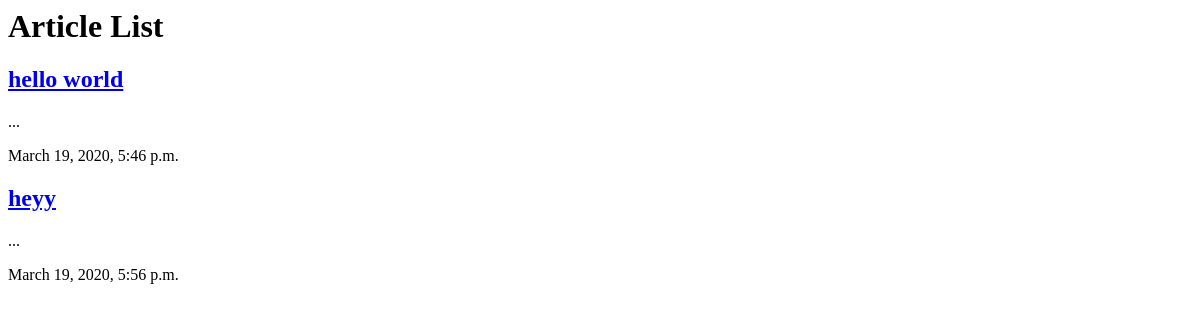
The page /articles/ on the database as committed earlier.
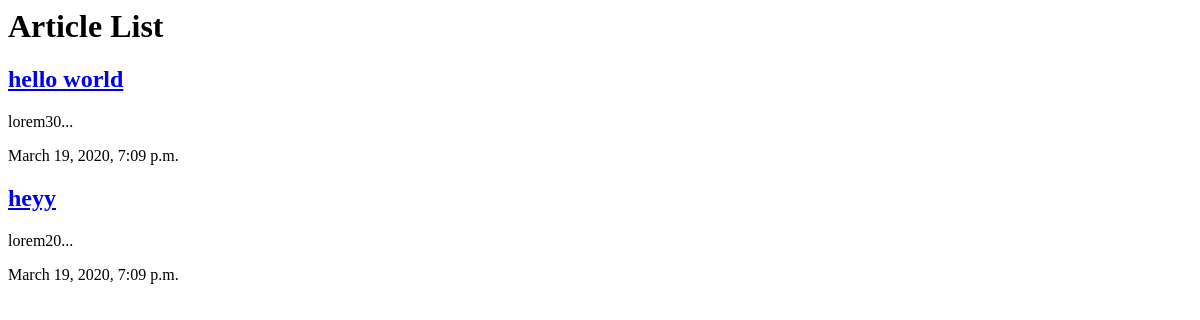
The same page on the database as committed later.
### articles/models.py (models this page shows, shortened)
class Article(models.Model):
    title = models.CharField(max_length=100)
    slug = models.SlugField()
    body = models.TextField()
    date = models.DateTimeField(auto_now=True)
    def snippet(self):
        return self.body[:50] + '...'

### articles/views.py (the view)
def article_list(request):
    articles = Article.objects.all().order_by('date')
    return render(request, 'articles/article_list.html', {'articles': articles})

### articles/templates/articles/article_list.html (shortened to what this page needs)
<html lang="en">
<head>
</head>
<body>
    <h1>Article List</h1>
    <div class="articles">
        {% for article in articles  %}
        <div class="article">
            <h2> <a href="#"> {{ article.title}} </a></h2>
            <p> {{article.snippet}} </p>
            <p> {{article.date}} </p>
        </div>
        {% endfor  %}
    </div>
</body>
</html>

Rows that differ between the two databases and show on the page:
changed Article "hello world": snippet "..." → "lorem30..."; date "March 19, 2020, 5:46 p.m." → "March 19, 2020, 7:09 p.m."
changed Article "heyy": snippet "..." → "lorem20..."; date "March 19, 2020, 5:56 p.m." → "March 19, 2020, 7:09 p.m."
